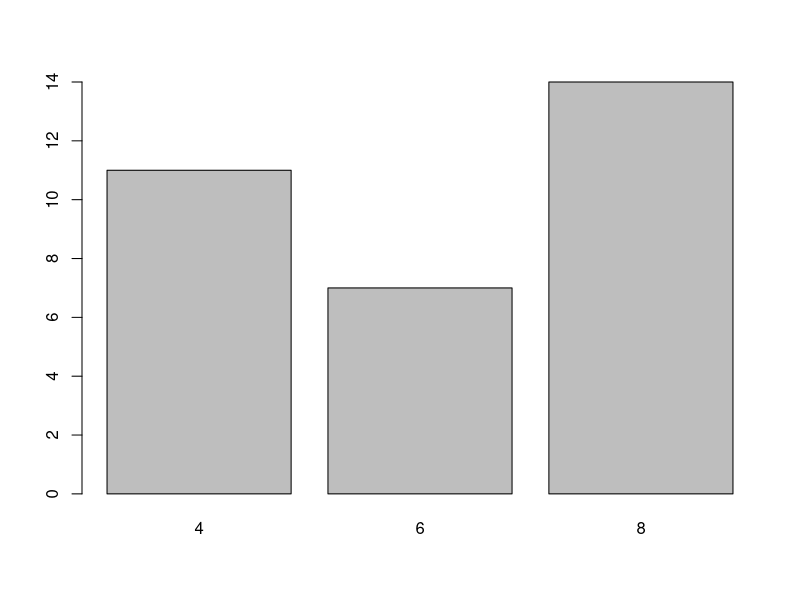
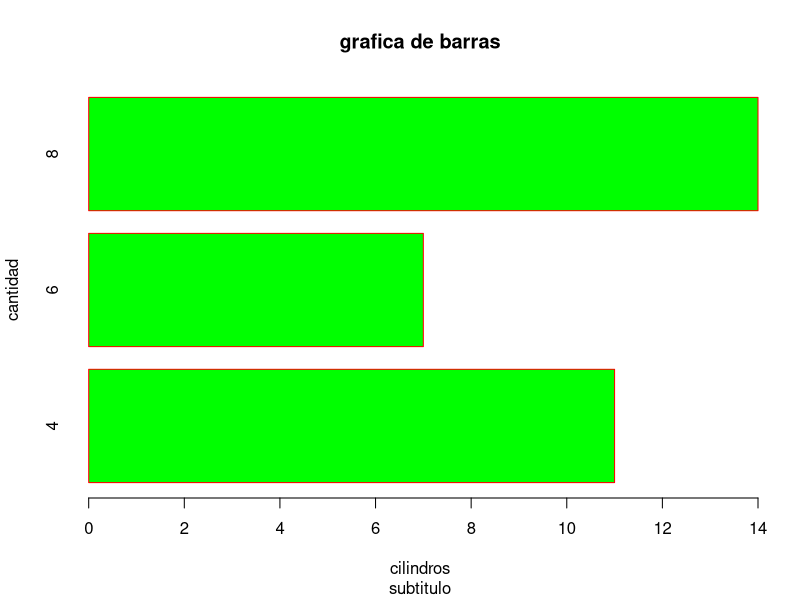
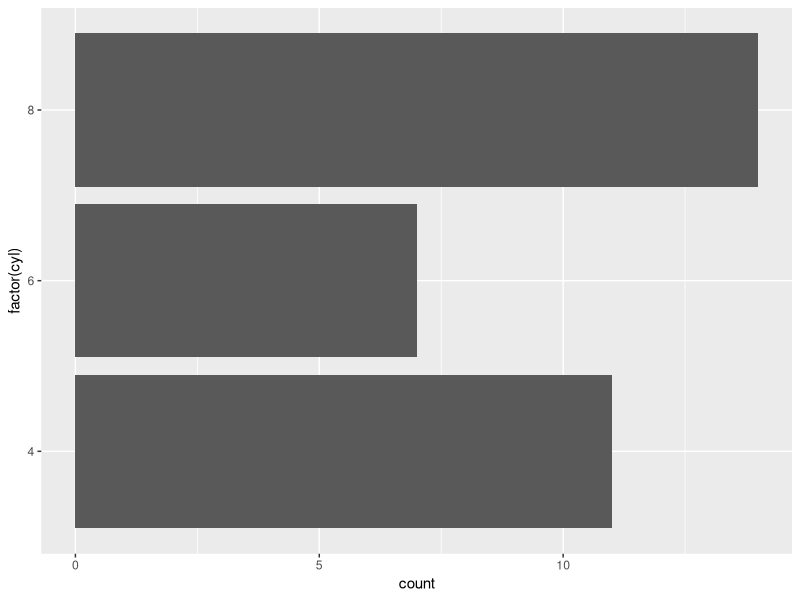
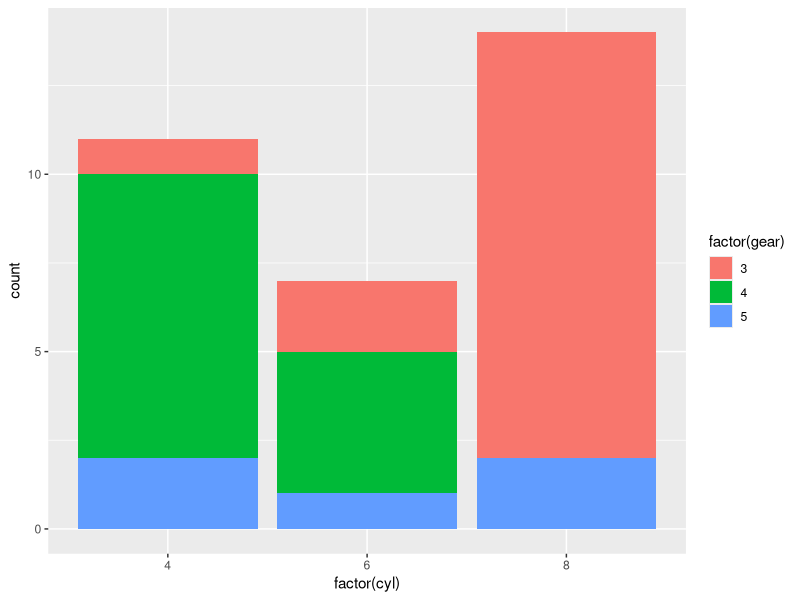
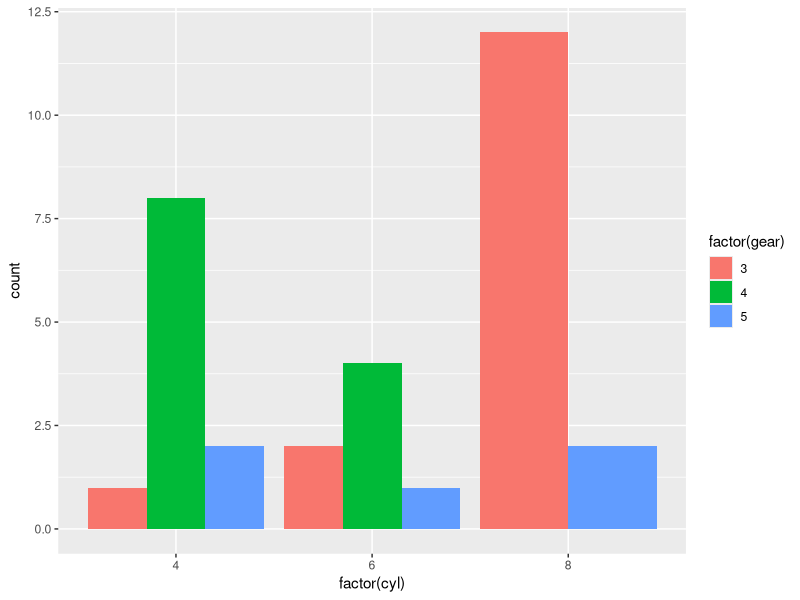
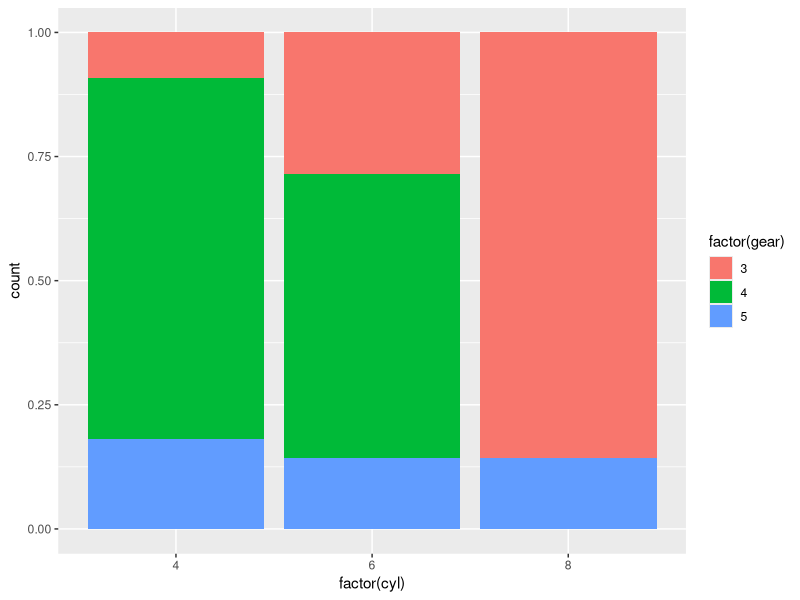

Here is the R script that generated these plots, in order:
####################
#                  #
# Copia todo esto! #
#                  #
####################
# Hecho con gusto por Rafa @GonzalezGouveia

# T2V5 - graficas de barras en R

# Objetivo: hacer graficas de barras en r
# ------------------------------------------------
# En este ejercicio vamos a:
# 1. graficas de barras con base graphics
# 2. graficas de barras con ggplot2

# cargando los datos
data(mtcars)

# viendo los datos
head(mtcars)

# generando tabla agrupada
table(mtcars$cyl)

# grafica de barras basica
barplot(table(mtcars$cyl))

# editando grafica de barras
barplot(table(mtcars$cyl),
        horiz = TRUE,#poner las barras horizontal
        col="green",
        border='red',
        main="grafica de barras",
        sub="subtitulo",
        xlab='cilindros',
        ylab='cantidad'
)



# cargar ggplot2
# install.packages("ggplot2")
library(ggplot2)

# grafica de barras
ggplot(data=mtcars,
       mapping=aes(x=factor(cyl)))+
  geom_bar()+
  coord_flip()#cambio de coordenada(cambia las barras a horizontal)




# guardando grafica en variable
p<-ggplot(data=mtcars,
          mapping=aes(x=factor(cyl),
                      fill=factor(gear)))



# stacked bar chart
p+geom_bar(position = 'stack',stat='count')


# dogde bar chart
p + geom_bar(position = 'dodge',stat='count')

# stacked + percent barchart
p+ geom_bar(position = "fill",stat = 'count')
